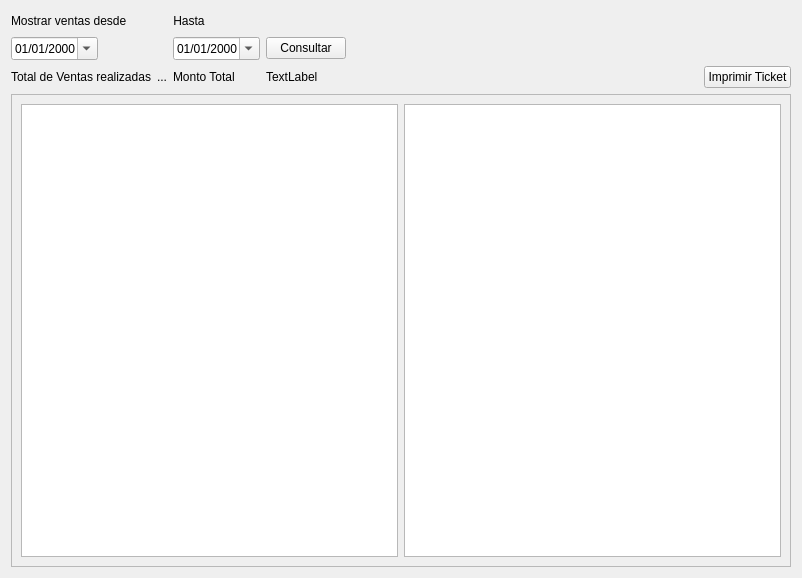
<?xml version="1.0" encoding="UTF-8"?>
<ui version="4.0">
 <class>Form</class>
 <widget class="QWidget" name="Form">
  <property name="geometry">
   <rect>
    <x>0</x>
    <y>0</y>
    <width>802</width>
    <height>578</height>
   </rect>
  </property>
  <property name="windowTitle">
   <string>Consulta de Ventas</string>
  </property>
  <layout class="QVBoxLayout" name="verticalLayout_2">
   <item>
    <layout class="QVBoxLayout" name="verticalLayout">
     <item>
      <layout class="QGridLayout" name="gridLayout">
       <property name="sizeConstraint">
        <enum>QLayout::SetDefaultConstraint</enum>
       </property>
       <property name="rightMargin">
        <number>0</number>
       </property>
       <item row="7" column="0">
        <widget class="QLabel" name="label_3">
         <property name="text">
          <string>Total de Ventas realizadas</string>
         </property>
        </widget>
       </item>
       <item row="5" column="0">
        <widget class="QDateTimeEdit" name="dt_desde">
         <property name="sizePolicy">
          <sizepolicy hsizetype="Fixed" vsizetype="Fixed">
           <horstretch>0</horstretch>
           <verstretch>0</verstretch>
          </sizepolicy>
         </property>
         <property name="layoutDirection">
          <enum>Qt::LeftToRight</enum>
         </property>
         <property name="displayFormat">
          <string>dd/MM/yyyy</string>
         </property>
         <property name="calendarPopup">
          <bool>true</bool>
         </property>
        </widget>
       </item>
       <item row="7" column="3">
        <widget class="QLabel" name="label_4">
         <property name="text">
          <string>Monto Total</string>
         </property>
        </widget>
       </item>
       <item row="5" column="5">
        <widget class="QPushButton" name="pb_buscar">
         <property name="sizePolicy">
          <sizepolicy hsizetype="Fixed" vsizetype="Fixed">
           <horstretch>0</horstretch>
           <verstretch>0</verstretch>
          </sizepolicy>
         </property>
         <property name="text">
          <string>Consultar</string>
         </property>
        </widget>
       </item>
       <item row="2" column="3">
        <widget class="QLabel" name="label_2">
         <property name="sizePolicy">
          <sizepolicy hsizetype="Fixed" vsizetype="Preferred">
           <horstretch>0</horstretch>
           <verstretch>0</verstretch>
          </sizepolicy>
         </property>
         <property name="text">
          <string>Hasta</string>
         </property>
         <property name="alignment">
          <set>Qt::AlignCenter</set>
         </property>
        </widget>
       </item>
       <item row="2" column="5">
        <spacer name="horizontalSpacer">
         <property name="orientation">
          <enum>Qt::Horizontal</enum>
         </property>
         <property name="sizeHint" stdset="0">
          <size>
           <width>40</width>
           <height>20</height>
          </size>
         </property>
        </spacer>
       </item>
       <item row="5" column="3">
        <widget class="QDateEdit" name="dt_hasta">
         <property name="sizePolicy">
          <sizepolicy hsizetype="Fixed" vsizetype="Fixed">
           <horstretch>0</horstretch>
           <verstretch>0</verstretch>
          </sizepolicy>
         </property>
         <property name="displayFormat">
          <string>dd/MM/yyyy</string>
         </property>
         <property name="calendarPopup">
          <bool>true</bool>
         </property>
        </widget>
       </item>
       <item row="2" column="0">
        <widget class="QLabel" name="label">
         <property name="sizePolicy">
          <sizepolicy hsizetype="Fixed" vsizetype="Preferred">
           <horstretch>0</horstretch>
           <verstretch>0</verstretch>
          </sizepolicy>
         </property>
         <property name="text">
          <string>Mostrar ventas desde</string>
         </property>
        </widget>
       </item>
       <item row="7" column="5">
        <widget class="QLabel" name="lblTotal">
         <property name="text">
          <string>TextLabel</string>
         </property>
        </widget>
       </item>
       <item row="7" column="2">
        <widget class="QLabel" name="lblCount">
         <property name="text">
          <string>...</string>
         </property>
        </widget>
       </item>
       <item row="7" column="6">
        <widget class="QPushButton" name="pb_ticket">
         <property name="text">
          <string>Imprimir Ticket</string>
         </property>
        </widget>
       </item>
      </layout>
     </item>
     <item>
      <widget class="QScrollArea" name="scrollArea">
       <property name="widgetResizable">
        <bool>true</bool>
       </property>
       <widget class="QWidget" name="scrollAreaWidgetContents">
        <property name="geometry">
         <rect>
          <x>0</x>
          <y>0</y>
          <width>780</width>
          <height>463</height>
         </rect>
        </property>
        <layout class="QVBoxLayout" name="verticalLayout_5">
         <item>
          <layout class="QHBoxLayout" name="horizontalLayout">
           <item>
            <widget class="QTableView" name="tv_ventas">
             <property name="sizePolicy">
              <sizepolicy hsizetype="MinimumExpanding" vsizetype="Expanding">
               <horstretch>0</horstretch>
               <verstretch>0</verstretch>
              </sizepolicy>
             </property>
             <property name="alternatingRowColors">
              <bool>true</bool>
             </property>
             <property name="selectionMode">
              <enum>QAbstractItemView::NoSelection</enum>
             </property>
             <property name="selectionBehavior">
              <enum>QAbstractItemView::SelectItems</enum>
             </property>
             <property name="sortingEnabled">
              <bool>true</bool>
             </property>
            </widget>
           </item>
           <item>
            <widget class="QTableView" name="tv_detail"/>
           </item>
          </layout>
         </item>
        </layout>
       </widget>
      </widget>
     </item>
    </layout>
   </item>
  </layout>
 </widget>
 <resources/>
 <connections/>
</ui>
